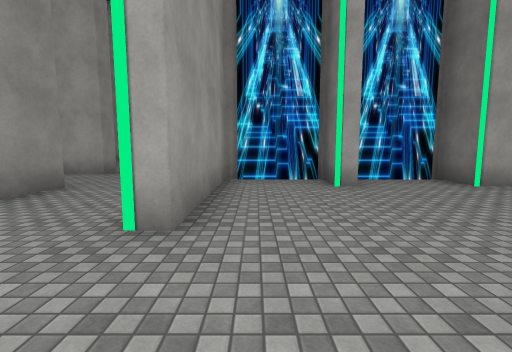
View 1 (above)

20 first-person views from a walk through a Unity game level. The camera is 1.5 m above the floor, tilts 6° down and sees 90° across. The floor is counted in squares, 2 m on a side. Each view is taken from the middle of a square. On the plan, view 1 faces up. The plan holds only what a view shows up to about 9 squares ahead; the rest is blank. The place goes on beyond the plan. The player character is not drawn. Some animated figures are not drawn. Some surface patterns are stand-ins.

View 2
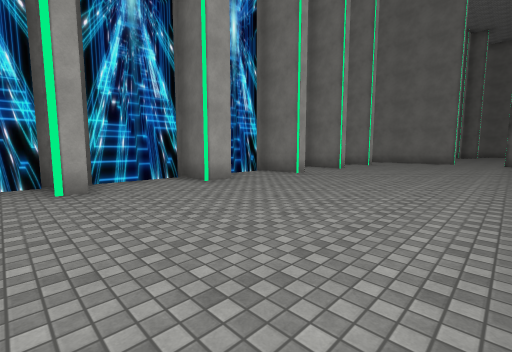

View 3
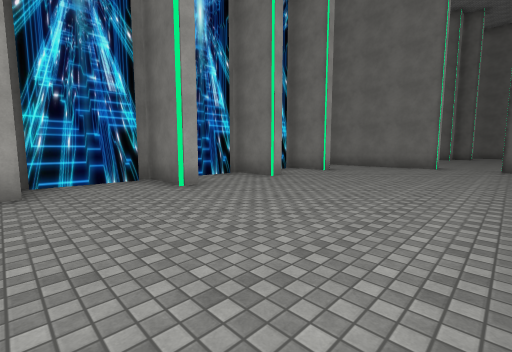

View 4
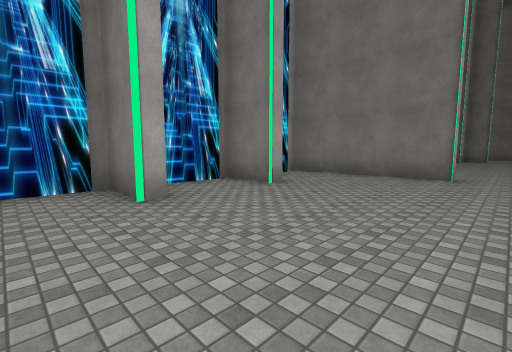

View 5
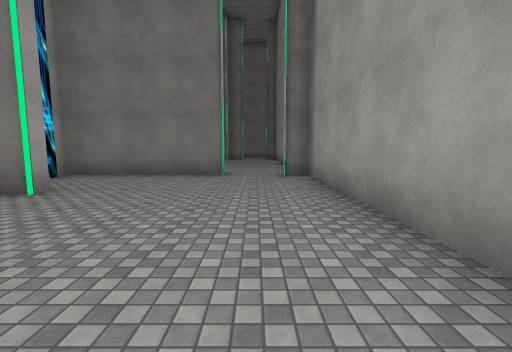

View 6
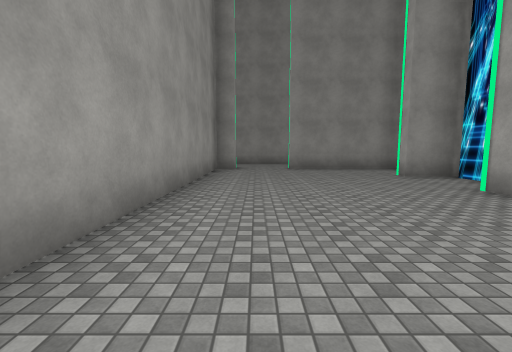

View 7
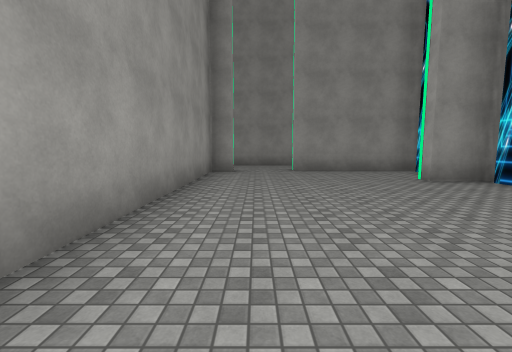

View 8
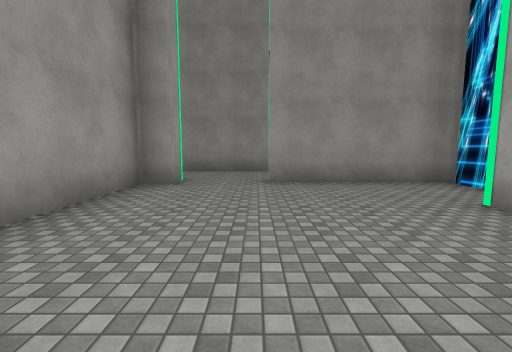

View 9
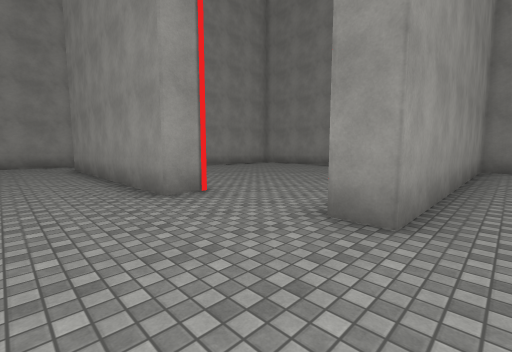

View 10
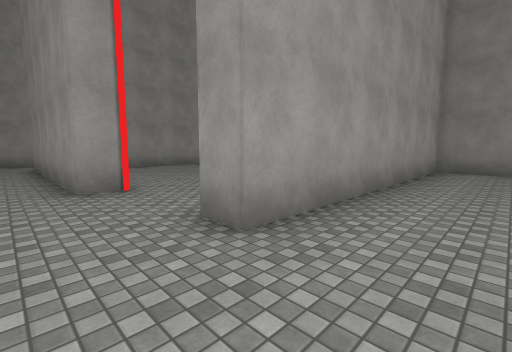

View 11
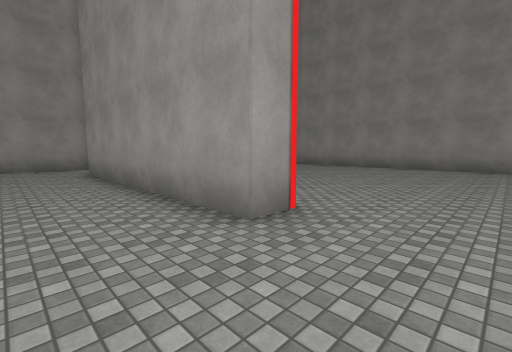

View 12
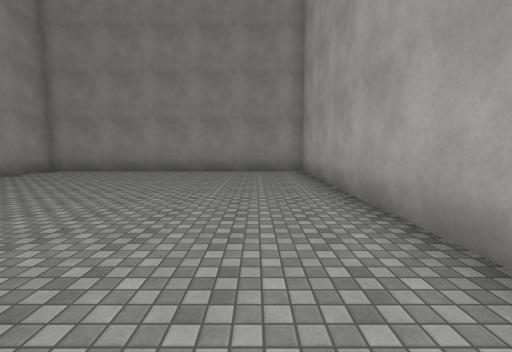

View 13
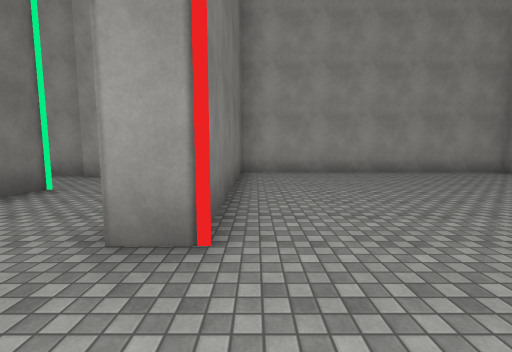

View 14
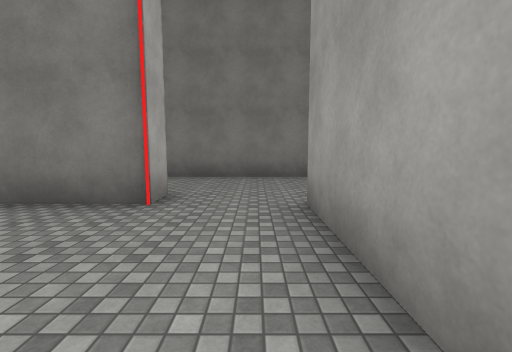

View 15
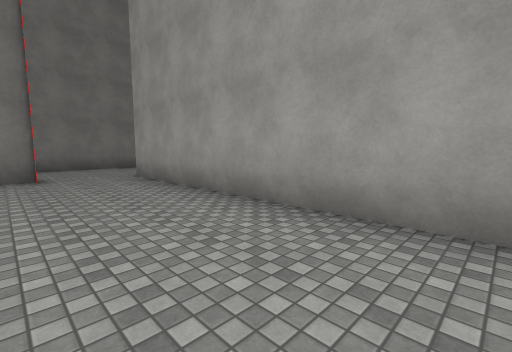

View 16
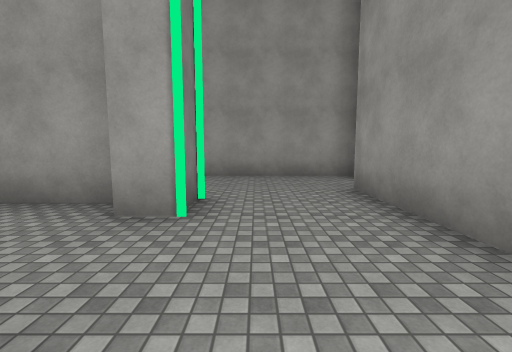

View 17
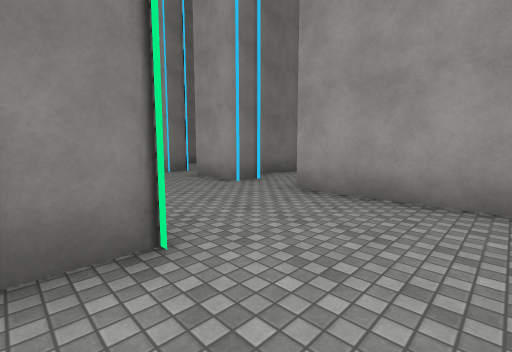

View 18
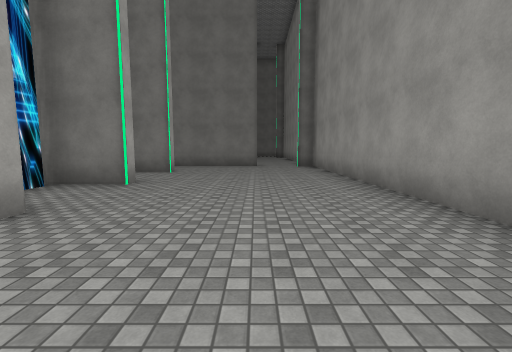

View 19
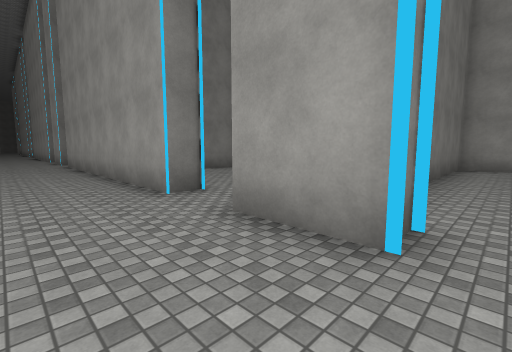

View 20
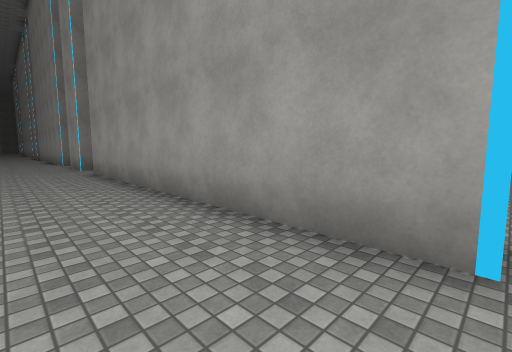

### Floor plan
Ten units are one square. View 1 is at (0, 0); x grows to the right and y downward. Boxes are objects, and circles mark ways between rooms. Rooms are numbered by the first view taken in them; rooms with no view inside come last. Other rooms are left out.
<svg viewBox="-133 -120 302 173">
<path fill="none" stroke="#000" d="M80 -47 76 -47 76 -65M52 -51 45 -51 45 -63 20 -63M74 -63 52 -63M109 -47 104 -47 104 -63 89 -63M25 -65 20 -65 20 -51 15 -51M16 -54 16 -63 -5 -63M136 -47 132 -47 132 -63 115 -63M-4 -2 -4 5 161 5 161 -2M-8 -65 -8 -23M164 -19 164 -65M-48 -51 -38 -51 -38 18M-11 -75 -11 -115M-38 -104 -45 -104 -45 -115M-8 -23 -11 -23 -11 -32M-11 9 -11 -2 -4 -2M-128 -101 -128 -83 -45 -83 -45 -76M-45 -76 -128 -76 -128 10 -45 10 -45 -45M16 48 16 40 34 40M51 48 51 40 139 40M154 40 159 40M-48 40 -1 40"/>
<circle cx="-10" cy="-15" r="3" fill="#2a7"/>
<circle cx="-40" cy="-65" r="3" fill="#2a7"/>
<circle cx="-25" cy="5" r="3" fill="#2a7"/>
<circle cx="25" cy="25" r="3" fill="#2a7"/>
<circle cx="-10" cy="25" r="3" fill="#2a7"/>
<text x="70" y="-30">1</text>
<text x="-40" y="-70">2</text>
<text x="-90" y="-40">3</text>
<text x="10" y="30">4</text>
<text x="100" y="30">5</text>
<text x="-30" y="20">6</text>
</svg>
Room 1 opens to room 2. Room 2 opens to room 3. Room 2 opens to room 6. Room 4 opens to room 5. Room 4 opens to room 6.

Where each view was taken, in squares from view 1:
view 1: 0 up, 0 right, facing up
view 2: 0 up, 1 right, facing up-right
view 3: 0 up, 5 right, facing up-right
view 4: 1 up, 9 right, facing up-right
view 5: 1 up, 9 right, facing right
view 6: 1 up, 9 right, facing left
view 7: 1 up, 8 right, facing left
view 8: 2 up, 5 right, facing left
view 9: 9 up, 2 left, facing down-left
view 10: 10 up, 3 left, facing down-left
view 11: 7 up, 2 left, facing down-left
view 12: 6 up, 4 left, facing left
view 13: 7 up, 5 left, facing down
view 14: 9 up, 8 left, facing right
view 15: 11 up, 12 left, facing down-right
view 16: 3 up, 2 left, facing down
view 17: 0 up, 3 left, facing down-right
view 18: 2 up, 5 right, facing right
view 19: 2 down, 1 right, facing down-right
view 20: 2 down, 5 right, facing down-right
